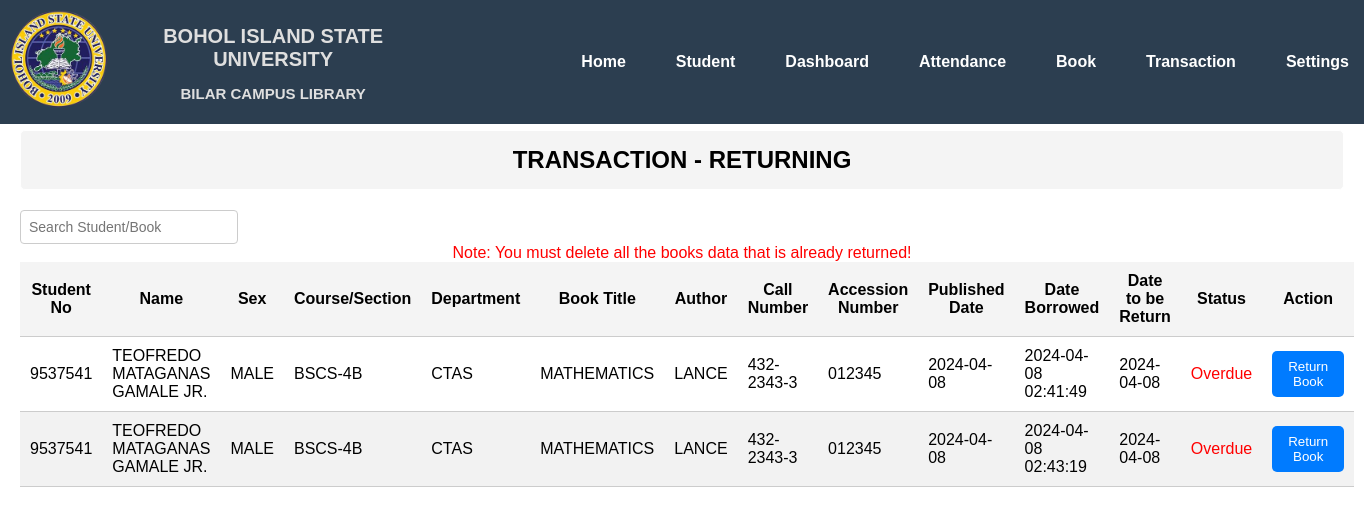
The page /return.php on the database its author committed.
### tables this page shows
CREATE TABLE IF NOT EXISTS `borrowed` (
  `id` int(11) NOT NULL AUTO_INCREMENT,
  `student_id` varchar(20) NOT NULL,
  `name` varchar(40) NOT NULL,
  `sex` varchar(10) NOT NULL,
  `course_section` varchar(20) NOT NULL,
  `department` varchar(30) NOT NULL,
  `book_title` varchar(60) NOT NULL,
  `author` varchar(40) NOT NULL,
  `call_num` varchar(20) NOT NULL,
  `accession_num` varchar(20) NOT NULL,
  `published_date` date NOT NULL,
  `date_borrowed` datetime NOT NULL,
  `date_return` date NOT NULL,
  `status` varchar(20) NOT NULL,
  PRIMARY KEY (`id`)
);

### return.php (the view, shortened to what this page needs)
<?php
include 'top_bar.php';
?>
<html lang="en">
<head>
    <link rel="stylesheet" href="css/book_return.css">
</head>
<body>
    <div class="container">
        <div class="alert alert-info">TRANSACTION - RETURNING</div>
        <input type="text" id="search_input" name="search" placeholder="Search Student/Book" class="search-input">
        <div style='text-align: center; color: red;'>
            Note: You must delete all the books data that is already returned!
        </div>
        <table id="table" class="table table-bordered">
            <thead class="alert-success">
                <tr>
                    <th>Student No</th>
                    <th>Name</th>
                    <th>Sex</th>
                    <th>Course/Section</th>
                    <th>Department</th>
                    <th>Book Title</th>
                    <th>Author</th>
                    <th>Call Number</th>
                    <th>Accession Number</th>
                    <th>Published Date</th>
                    <th>Date Borrowed</th>
                    <th>Date to be Return</th>
                    <th>Status</th>
                    <th>Action</th>
                </tr>
            </thead>
            <tbody>
            <?php
                include "connect.php";
                function displayUsers($conn) {
                    $query = $conn->query("SELECT * FROM borrowed") or die(mysqli_error($conn));
                    if ($query->num_rows === 0) {
                        echo "<tr><td colspan='11' style='color: red; text-align: center;'>No borrowed book record</td></tr>";
                    } else {
                        while ($row = $query->fetch_assoc()) {
                            if (strtotime($row['date_return']) < strtotime(date('Y-m-d')) && $row['status'] != 'Returned') {
                                $status = 'Overdue';
                                $statusColor = 'red';
                            } else {
                                $status = $row['status'];
                                $statusColor = 'green';
                            }
            ?>
                <tr>
                    <td><?php echo $row['student_id']; ?></td>
                    <td><?php echo $row['name']; ?></td>
                    <td><?php echo $row['sex']; ?></td>
                    <td><?php echo $row['course_section']; ?></td>
                    <td><?php echo $row['department']; ?></td>
                    <td><?php echo $row['book_title']; ?></td>
                    <td><?php echo $row['author']; ?></td>
                    <td><?php echo $row['call_num']; ?></td>
                    <td><?php echo $row['accession_num']; ?></td>
                    <td><?php echo $row['published_date']; ?></td>
                    <td><?php echo $row['date_borrowed']; ?></td>
                    <td><?php echo $row['date_return']; ?></td>
                    <td style="color: <?php echo $statusColor; ?>"><?php echo $status; ?></td>
                    <td>
                        <?php if ($status == 'Returned'): ?>
                            <form method="POST" action="delete_returned_book.php">
                                <button type="submit" name="id" value="<?php echo $row['id']; ?>" class="return-btn delete-btn">Delete</button>
                            </form>
                        <?php else: ?>
                            <form method="POST" action="returning.php">
                                <button type="submit" name="id" value="<?php echo $row['id']; ?>" class="return-btn">Return Book</button>
                            </form>
                        <?php endif; ?>
                    </td>
                </tr>
            <?php
                        }
                    }
                }
                displayUsers($conn);
            ?>
            </tbody>
        </table>
    </div>
</body>
</html>

### css/main.css (style rules this page uses)
body { margin: 0; font-family: Arial, sans-serif; }

### css/book_return.css (style rules this page uses)
.container { margin: 20px; margin-top: 130px; }
.alert { background-color: #f4f4f4; color: black; padding: 15px; border: 1px solid #fff; border-radius: 5px; margin-bottom: 20px; text-align: center; font-size:x-large; font-weight: bold; }
.table { width: 100%; border-collapse: collapse; }
.table tbody tr:nth-child(even) { background-color: #f2f2f2; }
.table thead th { background-color: #f4f4f4; color: black; padding: 10px; border-bottom: 1px solid #ccc; }
.table tbody td { padding: 10px; border-bottom: 1px solid #ccc; }
.search-input { width: 200px; padding: 8px; font-size: 14px; border: 1px solid #ccc; border-radius: 4px; }
.return-btn { background-color: #007bff; color: white; border: none; padding: 8px 16px; cursor: pointer; border-radius: 5px; transition: background-color 0.3s ease; }
.alert { animation: fadeIn 0.5s ease-in-out; }

### rows shown on the page
borrowed: student "9537541", name "TEOFREDO MATAGANAS GAMALE JR.", sex "MALE", course_section "BSCS-4B", department "CTAS", book_title "MATHEMATICS", author "LANCE", call_num "432-2343-3", accession_num "012345", published_date "2024-04-08", date_borrowed "2024-04-08 02:41:49", date_return "2024-04-08", status "Overdue", $row['id'] 162 (drawn)
borrowed: student "9537541", name "TEOFREDO MATAGANAS GAMALE JR.", sex "MALE", course_section "BSCS-4B", department "CTAS", book_title "MATHEMATICS", author "LANCE", call_num "432-2343-3", accession_num "012345", published_date "2024-04-08", date_borrowed "2024-04-08 02:43:19", date_return "2024-04-08", status "Overdue", $row['id'] 163 (drawn)
